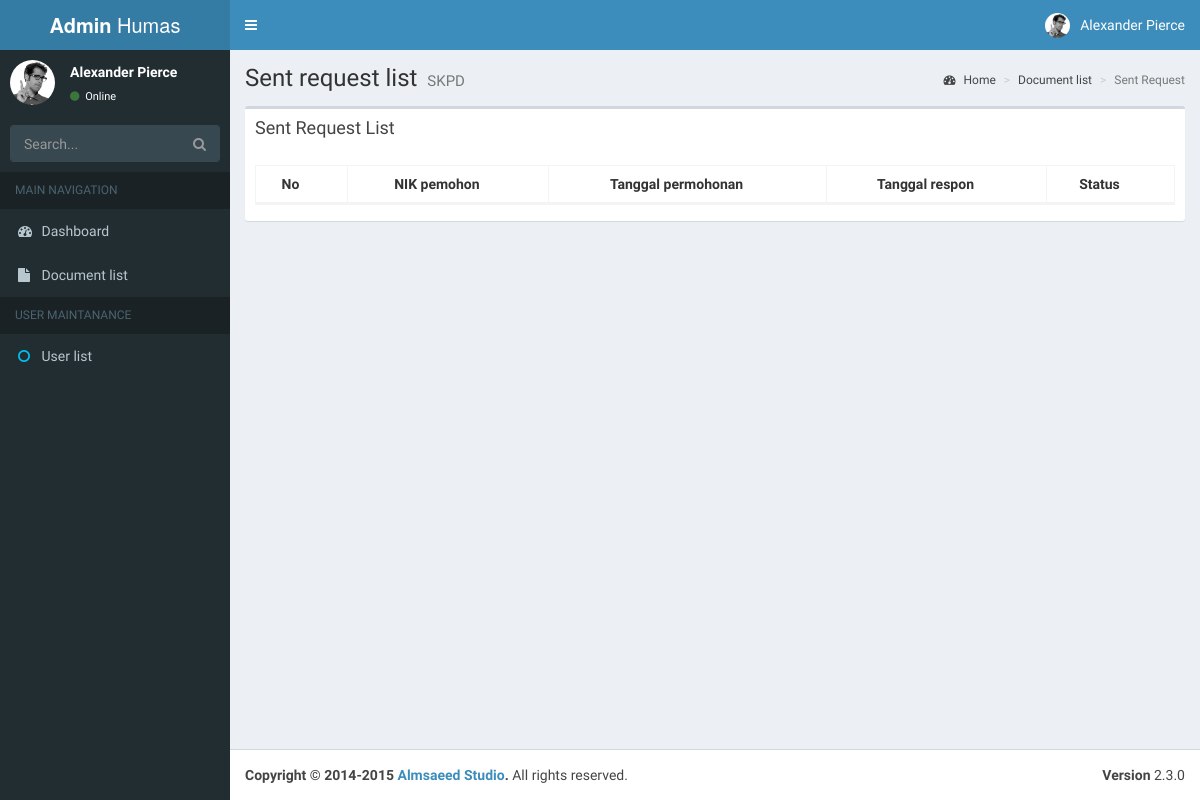
Page /index.php/humas/sentRequest on the earlier database version.
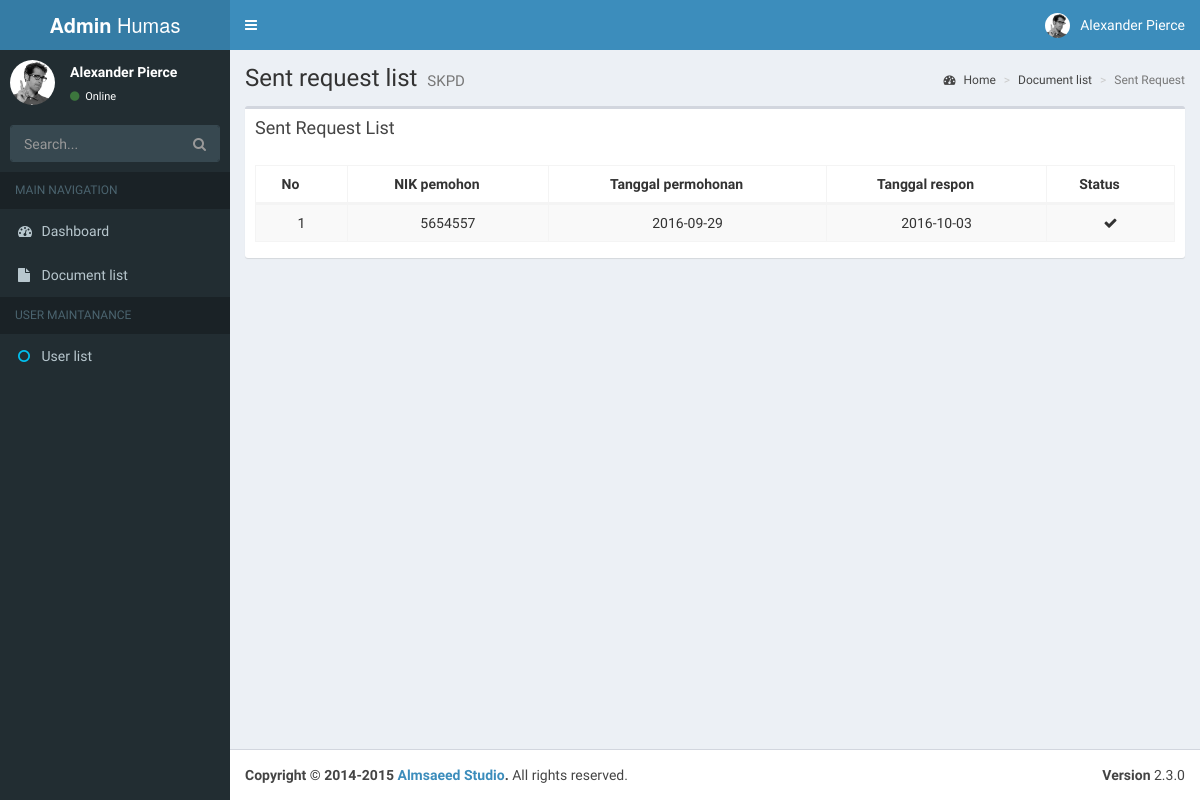
Same page on the later database version.
### tables this page shows
CREATE TABLE `t_request` (
  `id` int(16) NOT NULL,
  `nik_pemohon` int(32) NOT NULL,
  `request_at` date NOT NULL,
  `response_at` date DEFAULT NULL,
  `kode_skpd` varchar(25) NOT NULL
);

### application/controllers/Humas.php (called while the page is built, shortened)
<?php
class Humas extends CI_Controller{
    function __construct() {
        $this->load->model(array('model_humas'));
    }
    public function sentRequest(){
        $data['sents']=$this->model_humas->getAllSentReq();
        $this->load->view('humas/header');
        $this->load->view('humas/sent',$data);
        $this->load->view('humas/footer');
    }
}

### index.php (called while the page is built, shortened)
<?php
require_once BASEPATH.'core/CodeIgniter.php';

### application/models/model_humas.php (called while the page is built, shortened)
<?php
class Model_humas extends CI_model{
    function getAllSentReq(){
         return $this->db->query("SELECT * FROM t_request WHERE response_at IS NOT NULL;");
    }
}

### application/views/humas/sent.php (the view)
<div class="content-wrapper">
  <section class="content-header">
    <h1>
      Sent request list
      <small>SKPD </small>
    </h1>
    <ol class="breadcrumb">
      <li><a href="<?= base_url() ?>humas/index"><i class="fa fa-dashboard"></i> Home</a></li>
      <li><a href="<?= base_url() ?>humas/index">Document list</a></li>
      <li class="active">Sent Request</li>
    </ol>
  </section>
  <section class="content">
    <div class="box">
        <div class="box-header">
          <h3 class="box-title">Sent Request List</h3>
        </div>
        <div class="box-body">
          <table id="example1" class="table table-bordered table-striped dataTable text-center">
            <thead>
              <tr role="row">
                <th>No</th>
                <th >NIK pemohon</th>
                <th>Tanggal permohonan</th>
                <th>Tanggal respon</th>
                <th>Status</th>
              </tr>
            </thead>
            <tbody>
              <?php
              $no=1;
              foreach ($sents->result() as $sent) { ?>
              <tr role="row">
                <td><?php echo $no ;?></td>
                <td><?php echo $sent->nik_pemohon;?></td>
                <td><?php echo $sent->request_at;?></td>
                <td><?php echo ($sent->response_at==TRUE)? $sent->response_at : '<button type="button" class="btn btn-success">Tanggapi</button>'; ?>
                </td>
                <td><?php echo ($sent->response_at==TRUE)? '<i class="fa fa-fw fa-check"></i>' : '<i class="fa fa-fw fa-close"></i>'; ?></td>
              <?php $no++; };?>
            </tbody>
          </table>
        </div>
      </div>
  </section>
</div>

Differences in the rows shown:
now on this page (row edited): t_request: nik_pemohon "5654557", request_at "2016-09-29", response_at "2016-10-03"
